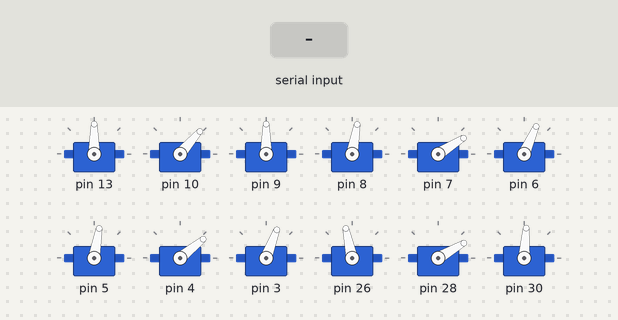
This sketch was run on a simulated Arduino Uno, built with avr-gcc and run on an emulated ATmega328P. Parts: 12 × servo. The test bench sets the inputs (shaded band). What the sketch prints to the serial monitor is not drawn.

Above: at 2.1 s.
2.2 s: "c" received over Serial
At 2.35 s:
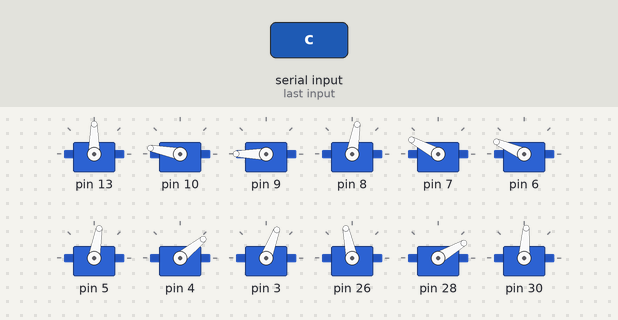
At 3.7 s:
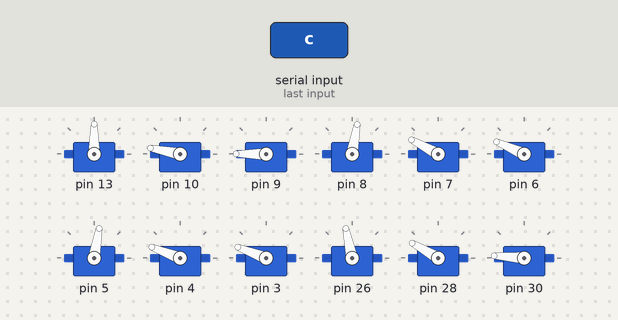
4.0 s: "s" received over Serial
At 5.6 s:
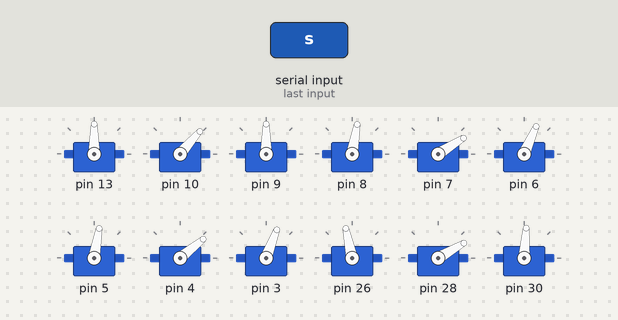
Timing chart, 0 to 7.1 s (numbered marks = the images above; inputs shaded):
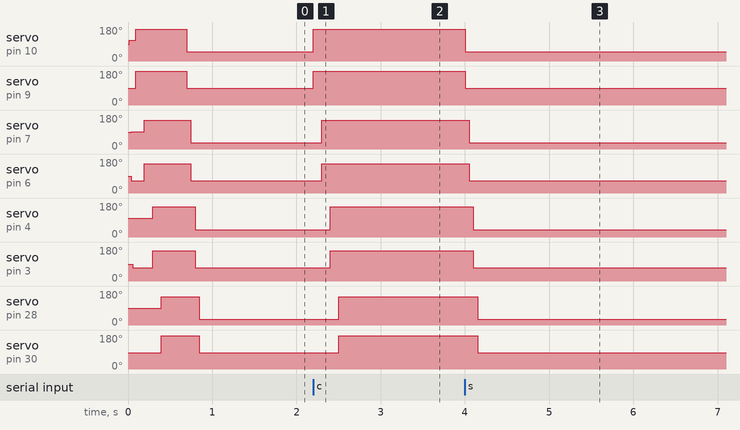

Measured:
- after the input at 2.2 s, servo on pin 10: 49° → 169° at once; servo on pin 9: 90° → 180° at once; servo on pin 7: 32° → 152° after 0.10 s; servo on pin 6: 66° → 156° after 0.10 s; servo on pin 4: 39° → 159° after 0.20 s
- after the input at 4.0 s, servo on pin 10: 169° → 49° at once; servo on pin 9: 180° → 90° at once; servo on pin 7: 152° → 32° after 0.05 s; servo on pin 6: 156° → 66° after 0.05 s; servo on pin 4: 159° → 39° after 0.10 s

The sketch:

MultiWalker.ino
```cpp
#include <Servo.h>

class Leg{
public:
  // ctor
  Leg(){}

  // Member Functions
  void activate(int hipPin, int thighPin, int footPin, int hOff, int tOff, int fOff){
    hip.attach(hipPin);
    thigh.attach(thighPin);
    foot.attach(footPin);
    hipOffset = hOff;
    thighOffset = tOff;
    footOffset = fOff;
    //stand();
    moveHip(90);
    moveThigh(90);
    moveFoot(90);
  }

  void moveL(int a, int b, int c){
    hip.write(a+hipOffset);
    thigh.write(b+thighOffset);
    foot.write(c+footOffset);
    hipPos = a;
    thighPos = b;
    footPos = c;
    delay(50);
  }

  void moveHip(int pos){
    int var = pos + hipOffset;
    hip.write(var);
    delay(5);
    hipPos = pos;
  }

  void moveThigh(int pos){
    int var = pos + thighOffset;
    thigh.write(var);
    delay(5);
    thighPos = pos;
  }

  void moveFoot(int pos){
    int var = pos + footOffset;
    foot.write(var);
    delay(5);
    footPos = pos;
  }

  void lift(){
    moveL(hipPos,thighPos + 20, footPos + 20);
  }

  void set(){
    moveL(hipPos,thighPos - 20, footPos - 20);
  }

  void wave(){
    for(int i = 0; i < 180; ++i)
    {
      thigh.write(i);
      foot.write(i);
      delay(50);
    }
    for(int i = 0; i < 180; ++i)
    {
      thigh.write(180 - i);
      foot.write(180 - i);
      delay(20);
    }
    for(int i = 0; i < 70; ++i)
    {
      thigh.write(i);
      foot.write(i);
      delay(20);
    }
  }

  // Sends legs to high standing
  // hip = 90
  // thigh = 30
  // foot = 70
  void stand(){
     moveL(90,30,90);
     Serial.println("standing");
  }

  // Sends legs to low crouch position
  // hip = 90
  // thigh = 150
  // foot = 180
  void crouch(){
     moveL(90,150,180);
     Serial.println("crouching");
     delay(50);
  }

  // Private Data Members
private:
  int hipOffset;
  int thighOffset;
  int footOffset;
  int footPos;
  int hipPos;
  int thighPos;
  Servo hip;
  Servo thigh;
  Servo foot;
};

class Robot{
public:
  Robot(){}

  void activate(){
    legOne.activate(13,10,9,0,19,0);
    legTwo.activate(8,7,6,-10,2,-24);
    legThree.activate(5,4,3,-10,9,-21);
    legFour.activate(26,28,30,12,0,-4);
    legFive.activate(18,19,20,-12,15,-9);
    legSix.activate(15,16,17,10,7,-3);
    legOne.crouch();
    legTwo.crouch();
    legThree.crouch();
    legFour.crouch();
    legFive.crouch();
    legSix.crouch();
  }

  void crouch(){
    legOne.crouch();
    legTwo.crouch();
    legThree.crouch();
    legFour.crouch();
    legFive.crouch();
    legSix.crouch();
  }

  void stand(){
    legOne.stand();
    legTwo.stand();
    legThree.stand();
    legFour.stand();
    legFive.stand();
    legSix.stand();
  }

  void walk(Leg legA, Leg legB, Leg legC, Leg legD, Leg legE, Leg legF){
    legA.lift();
    legC.lift();
    legE.lift();
    delay(50);

    legB.moveHip(60);
    legD.moveHip(120);
    delay(50);

    legA.set();
    legC.set();
    legE.set();
    delay(50);

    legB.lift();
    legD.lift();
    legF.lift();
    delay(50);

    legB.moveHip(90);
    legD.moveHip(90);
    delay(50);

    legB.set();
    legD.set();
    legF.set();
    delay(50);
  }

  void walkF(){
    walk(legOne, legTwo, legThree, legFour, legFive, legSix);
  }

  void walkR(){
    walk(legTwo, legThree, legFour, legFive, legSix, legOne);
  }

  void walkL(){
    walk(legSix, legOne, legTwo, legThree, legFour, legFive);
  }
private:
Leg legOne;
Leg legTwo;
Leg legThree;
Leg legFour;
Leg legFive;
Leg legSix;
};

Robot hex;

void setup() {
  Serial.begin(9600);
  Serial.println("Starting Set up");
  hex.activate();
  hex.stand();
  Serial.println("Setup Complete");
}

void loop() {
  char buff[1];
  if(Serial.available() > 0){
    Serial.readBytes(buff, 1);
    Serial.println(buff);
    switch(buff[0]){
      case 'w':
        hex.walkF();
        break;
      case 'a':
        hex.walkL();
        break;
      case 'd':
        hex.walkR();
        break;
      case 'c':
        hex.crouch();
        break;
      case 's':
        hex.stand();
        break;
      default:
        break;
    delay(50);
    }
  }

}
```
